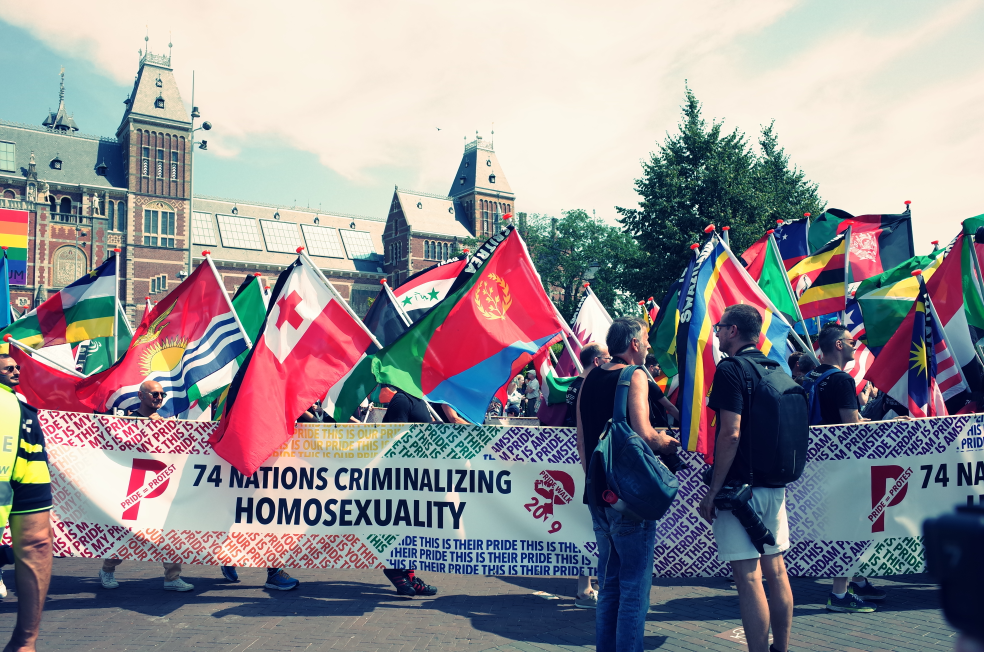
#> input picture mybest.JPG, 3936 x 2608 px (shown at 1/4 size)
$ python change_channel.py
#> lines starting #> are read from the running program, lines starting #| are printed output that depends on the picture
# import all liberies
import PIL
from PIL import Image, ImageDraw, ImageFont
from PIL import ImageEnhance
from PIL import ImageFilter

# read image and convert to RGB
image=Image.open("mybest.JPG")
#> image is the input picture: PIL image 3936x2608 RGB; mean R, G, B 145.3, 141.9, 146.1
image=image.convert('RGB')


# split the image into bands and apply different intensity to each band
# put modified pic into a list
bands = image.split()
images = []
intensity = [0.1, 0.5, 0.9]

for count in range(len(bands)):
  for intens in intensity:
    bands_new = list(bands)
    bands_new[count] = bands_new[count].point(lambda i: i * intens)
    image = Image.merge('RGB', tuple(bands_new))

    # draw black box as background
    drawing_object = ImageDraw.Draw(image)
    drawing_object.rectangle((0, int(image.height)-150, int(image.width),int(image.height)), fill="black")

    # write description with designated font
    font = ImageFont.truetype("/System/Library/Fonts/Supplemental/Apple Chancery.ttf", 100)
    drawing_object.text((20,int(image.height)-140), "channel {} intensity {}".format(count,intens), font=font)

    images.append(image)
#> this loop made 3 passes
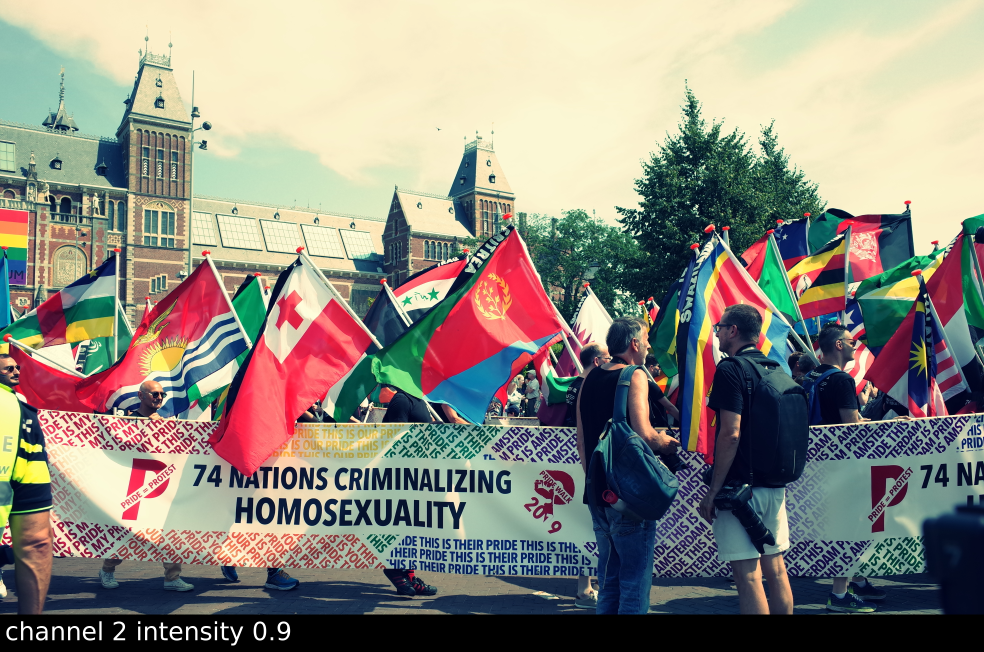
#> image: PIL image 3936x2608 RGB (shown at 1/4 size); mean R, G, B 140.2, 136.4, 126.2
#> after the loop, images = 9 items


#create a contact sheet
first_image = images[0]
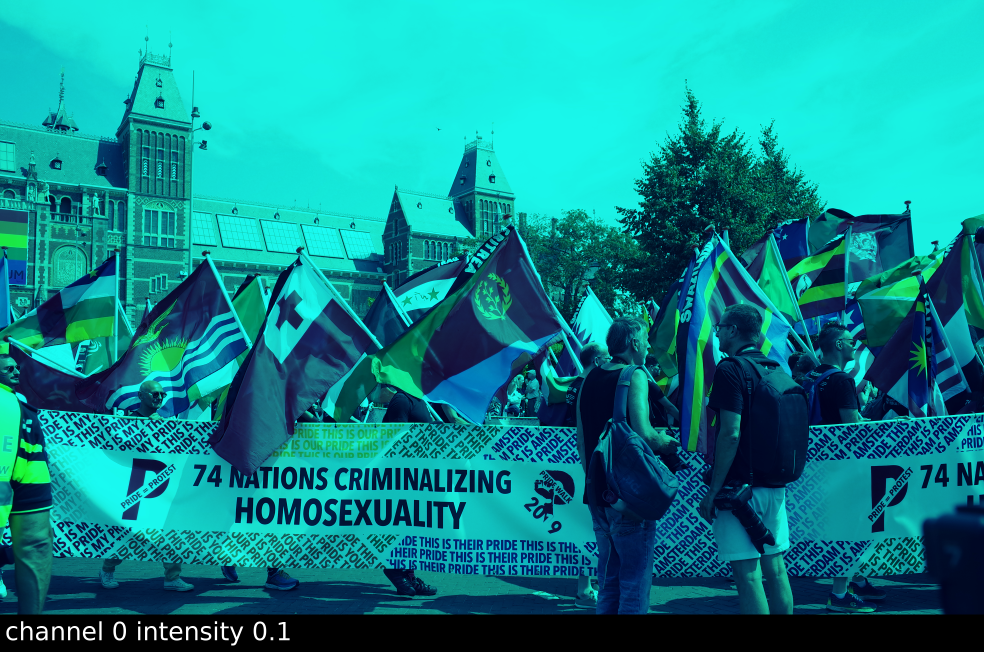
#> first_image: PIL image 3936x2608 RGB (shown at 1/4 size); mean R, G, B 14.5, 136.4, 140.2
contact_sheet = PIL.Image.new(first_image.mode, (first_image.width*3, first_image.height*3))
#> contact_sheet: PIL image 11808x7824 RGB; every value is 0
x = 0
y = 0


for img in images:
  contact_sheet.paste(img, (x, y))
  if x+first_image.width == contact_sheet.width:
    x = 0
    y += first_image.height
  else:
    x += first_image.width
#> this loop made 9 passes
#> (x, y) on passes 3, 6, 9: (0, 2608), (0, 5216), (0, 7824)
#> x on passes 1, 2, 4, 5, 7, 8: 3936, 7872, 3936, 7872, 3936, 7872
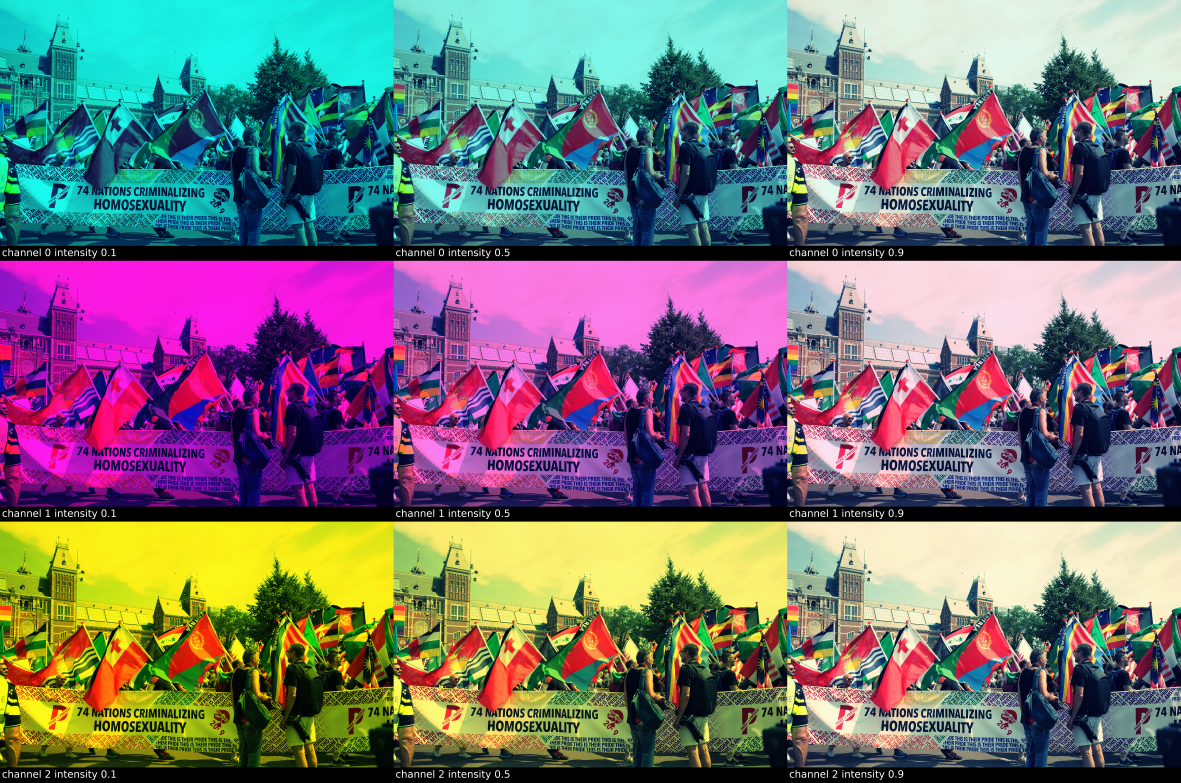
#> contact_sheet: PIL image 11808x7824 RGB (shown at 1/10 size); mean R, G, B 117, 113.7, 116.9
#> after the loop, x = 0; y = 7824

#resize and display the contact sheet
contact_sheet = contact_sheet.resize( (int(contact_sheet.width/2), int(contact_sheet.height/2)) )
#> contact_sheet: PIL image 5904x3912 RGB
contact_sheet.show()
